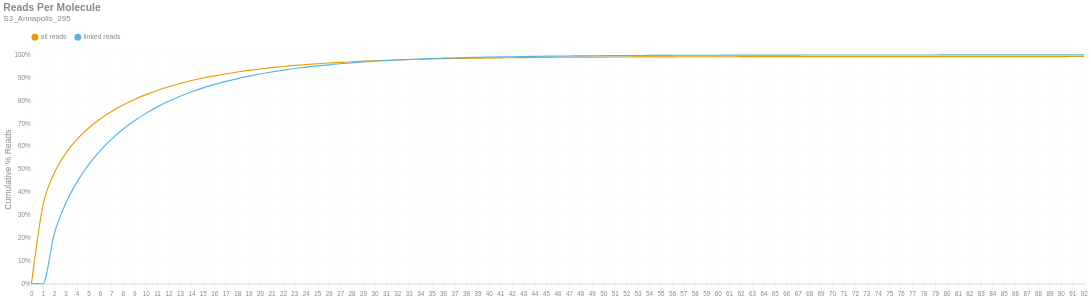

Notebook code for this chart:
### Markdown cell above
### Reads per Molecule
This chart shows the cumulative distribution of the number of reads per linked molecule. That is, how many alignments are associated with a unique molecule. This excludes the number of reads associated with invalid or absent linked-read barcodes. The `linked` histogram is the percentages recalculated when disregarding singletons.

### Code cell
if SKIPLR:
    print_html(f"Skipped")
else:
    counts = np.bincount(valids['reads'].cast(pl.Int64).to_numpy())
    weighted = counts * np.arange(len(counts))
    all_perc = weighted / n_reads
    linked_perc = weighted / n_linked_reads
    linked_perc[1] = 0
    binned_df = pl.DataFrame({
        'readsper': list(range(len(counts))),
        'all reads (cumsum)': np.cumsum(all_perc).tolist(),
        'linked reads (cumsum)': np.cumsum(linked_perc).tolist(),
    })

    with SafeRender(binned_df):
        (
            density_plot(binned_df, 'Reads Per Molecule', samplename, 'readspmol')
            .encode(
                x=alt.X('readsper:O', title=None).axis(labelAngle=0).scale(padding=0),
                y=alt.Y('value:Q', title='Cumulative % Reads').axis(format='%').stack(False),
                color=alt.Color("key:N").scale(domain=["all reads", "linked reads"]),
                tooltip=[
                    alt.Tooltip("key:N", title="Data Type"),
                    alt.Tooltip("readsper:O", title="Reads Per Molecule"),
                    alt.Tooltip("value:Q", format=".2%", title="% Reads (Cum.)")
                ]            
            )
        ).display()

### Figure 1 — Vega-Lite specification as saved in the notebook (floating-point values rounded to 4 significant figures)
{"width": "container", "height": 400, "config": {"title": {"anchor": "start", "dy": -15, "fontSize": 18, "color": "#888888", "subtitleColor": "#888888", "subtitleFontSize": 14}, "arc": {"fill": "#0072B2"}, "axis": {"domainColor": "#888888", "domainWidth": 0.5, "gridWidth": 0.2, "grid": false, "titleFontWeight": 400, "titleFontSize": 15, "labelFontSize": 11, "labelColor": "#888888", "tickColor": "#888888", "tickWidth": 0.2, "titleColor": "#888888"}, "axisBand": {"grid": false}, "axisX": {"grid": true, "tickSize": 10, "domainCap": "round"}, "axisY": {"domain": false, "grid": true, "tickSize": 0, "domainCap": "round"}, "background": "transparent", "header": {"labelFontSize": 15, "labelColor": "#888888", "titleFontSize": 15, "titleFontWeight": 600, "titleColor": "#888888"}, "legend": {"labelFont": "sans-serif", "labelFontSize": 12, "labelColor": "#888888", "symbolSize": 100, "symbolType": "circle", "titleFontSize": 12, "titlePadding": 10, "titleColor": "#888888", "title": null, "orient": "top"}, "range": {"category": ["#E69F00", "#56B4E9", "#009E73", "#F0E442", "#0072B2", "#D55E00", "#CC79A7", "#000000"], "diverging": ["#cfe8f3", "#a2d4ec", "#73bfe2", "#46abdb", "#1696d2", "#12719e"]}, "area": {"fill": "#0072B2", "fillOpacity": 0.7, "line": true, "strokeOpacity": 0.7}, "line": {"color": "#0072B2", "stroke": "#0072B2", "strokeWidth": 2}, "trail": {"color": "#0072B2", "stroke": "#0072B2", "strokeWidth": 0, "size": 1}, "point": {"filled": true, "fillOpacity": 1.0, "size": 95}, "text": {"color": "#888888", "fontSize": 11, "align": "right", "fontWeight": 400, "size": 11}, "bar": {"fill": "#0072B2", "stroke": null}, "view": {"stroke": null, "continuousWidth": 660, "continuousHeight": 400}}, "data": {"name": "data-3d8f3128ae0576016aba26f2105b71ae"}, "mark": {"type": "line", "interpolate": "monotone", "point": {"opacity": 0, "size": 275}}, "encoding": {"color": {"field": "key", "scale": {"domain": ["all reads", "linked reads"]}, "type": "nominal"}, "tooltip": [{"field": "key", "title": "Data Type", "type": "nominal"}, {"field": "readsper", "title": "Reads Per Molecule", "type": "ordinal"}, {"field": "value", "format": ".2%", "title": "% Reads (Cum.)", "type": "quantitative"}], "x": {"axis": {"labelAngle": 0}, "field": "readsper", "scale": {"padding": 0}, "title": null, "type": "ordinal"}, "y": {"axis": {"format": "%"}, "field": "value", "stack": false, "title": "Cumulative % Reads", "type": "quantitative"}}, "params": [{"name": "param_c36ac31b6afebe62", "select": {"type": "point", "fields": ["key"]}, "bind": "legend"}], "title": {"text": "Reads Per Molecule", "subtitle": "S3_Annapolis_295"}, "transform": [{"fold": ["all reads (cumsum)", "linked reads (cumsum)"]}, {"calculate": "replace(datum.key, ' (cumsum)', '')", "as": "key"}, {"filter": {"param": "param_c36ac31b6afebe62"}}], "usermeta": {"embedOptions": {"downloadFileName": "S3_Annapolis_295.readspmol"}}, "$schema": "https://vega.github.io/schema/vega-lite/v6.1.0.json", "datasets": {"data-3d8f3128ae0576016aba26f2105b71ae": [{"readsper": 0, "all reads (cumsum)": 0.0, "linked reads (cumsum)": 0.0}, {"readsper": 1, "all reads (cumsum)": 0.3411, "linked reads (cumsum)": 0.0}, {"readsper": 2, "all reads (cumsum)": 0.4838, "linked reads (cumsum)": 0.219}, {"readsper": 3, "all reads (cumsum)": 0.5703, "linked reads (cumsum)": 0.3516}, {"readsper": 4, "all reads (cumsum)": 0.632, "linked reads (cumsum)": 0.4463}, {"readsper": 5, "all reads (cumsum)": 0.6804, "linked reads (cumsum)": 0.5206}, {"readsper": 6, "all reads (cumsum)": 0.7198, "linked reads (cumsum)": 0.581}, {"readsper": 7, "all reads (cumsum)": 0.7529, "linked reads (cumsum)": 0.6318}, {"readsper": 8, "all reads (cumsum)": 0.7811, "linked reads (cumsum)": 0.6751}, {"readsper": 9, "all reads (cumsum)": 0.8053, "linked reads (cumsum)": 0.7122}, {"readsper": 10, "all reads (cumsum)": 0.8263, "linked reads (cumsum)": 0.7445}, {"readsper": 11, "all reads (cumsum)": 0.8448, "linked reads (cumsum)": 0.7729}, {"readsper": 12, "all reads (cumsum)": 0.861, "linked reads (cumsum)": 0.7977}, {"readsper": 13, "all reads (cumsum)": 0.8752, "linked reads (cumsum)": 0.8195}, {"readsper": 14, "all reads (cumsum)": 0.8879, "linked reads (cumsum)": 0.839}, {"readsper": 15, "all reads (cumsum)": 0.899, "linked reads (cumsum)": 0.856}, {"readsper": 16, "all reads (cumsum)": 0.9086, "linked reads (cumsum)": 0.8708}, {"readsper": 17, "all reads (cumsum)": 0.9176, "linked reads (cumsum)": 0.8845}, {"readsper": 18, "all reads (cumsum)": 0.9254, "linked reads (cumsum)": 0.8965}, {"readsper": 19, "all reads (cumsum)": 0.9323, "linked reads (cumsum)": 0.9071}, {"readsper": 20, "all reads (cumsum)": 0.9386, "linked reads (cumsum)": 0.9168}, {"readsper": 21, "all reads (cumsum)": 0.9443, "linked reads (cumsum)": 0.9255}, {"readsper": 22, "all reads (cumsum)": 0.9494, "linked reads (cumsum)": 0.9334}, {"readsper": 23, "all reads (cumsum)": 0.954, "linked reads (cumsum)": 0.9405}, {"readsper": 24, "all reads (cumsum)": 0.9579, "linked reads (cumsum)": 0.9464}, {"readsper": 25, "all reads (cumsum)": 0.9616, "linked reads (cumsum)": 0.952}, {"readsper": 26, "all reads (cumsum)": 0.9646, "linked reads (cumsum)": 0.9567}, {"readsper": 27, "all reads (cumsum)": 0.9676, "linked reads (cumsum)": 0.9613}, {"readsper": 28, "all reads (cumsum)": 0.9701, "linked reads (cumsum)": 0.9651}, {"readsper": 29, "all reads (cumsum)": 0.9727, "linked reads (cumsum)": 0.969}, {"readsper": 30, "all reads (cumsum)": 0.9747, "linked reads (cumsum)": 0.9722}, {"readsper": 31, "all reads (cumsum)": 0.9766, "linked reads (cumsum)": 0.9751}, {"readsper": 32, "all reads (cumsum)": 0.9784, "linked reads (cumsum)": 0.9778}, {"readsper": 33, "all reads (cumsum)": 0.9799, "linked reads (cumsum)": 0.9801}, {"readsper": 34, "all reads (cumsum)": 0.9812, "linked reads (cumsum)": 0.9821}, {"readsper": 35, "all reads (cumsum)": 0.9825, "linked reads (cumsum)": 0.9841}, {"readsper": 36, "all reads (cumsum)": 0.9835, "linked reads (cumsum)": 0.9856}, {"readsper": 37, "all reads (cumsum)": 0.9844, "linked reads (cumsum)": 0.987}, {"readsper": 38, "all reads (cumsum)": 0.9852, "linked reads (cumsum)": 0.9883}, {"readsper": 39, "all reads (cumsum)": 0.9859, "linked reads (cumsum)": 0.9893}, {"readsper": 40, "all reads (cumsum)": 0.9866, "linked reads (cumsum)": 0.9904}, {"readsper": 41, "all reads (cumsum)": 0.9873, "linked reads (cumsum)": 0.9914}, {"readsper": 42, "all reads (cumsum)": 0.9877, "linked reads (cumsum)": 0.9921}, {"readsper": 43, "all reads (cumsum)": 0.9884, "linked reads (cumsum)": 0.9931}, {"readsper": 44, "all reads (cumsum)": 0.9889, "linked reads (cumsum)": 0.9939}, {"readsper": 45, "all reads (cumsum)": 0.9892, "linked reads (cumsum)": 0.9944}, {"readsper": 46, "all reads (cumsum)": 0.9896, "linked reads (cumsum)": 0.995}, {"readsper": 47, "all reads (cumsum)": 0.9899, "linked reads (cumsum)": 0.9955}, {"readsper": 48, "all reads (cumsum)": 0.9901, "linked reads (cumsum)": 0.9958}, {"readsper": 49, "all reads (cumsum)": 0.9903, "linked reads (cumsum)": 0.9961}, {"readsper": 50, "all reads (cumsum)": 0.9906, "linked reads (cumsum)": 0.9966}, {"readsper": 51, "all reads (cumsum)": 0.9908, "linked reads (cumsum)": 0.9969}, {"readsper": 52, "all reads (cumsum)": 0.991, "linked reads (cumsum)": 0.9972}, {"readsper": 53, "all reads (cumsum)": 0.9912, "linked reads (cumsum)": 0.9975}, {"readsper": 54, "all reads (cumsum)": 0.9914, "linked reads (cumsum)": 0.9978}, {"readsper": 55, "all reads (cumsum)": 0.9915, "linked reads (cumsum)": 0.998}, {"readsper": 56, "all reads (cumsum)": 0.9917, "linked reads (cumsum)": 0.9983}, {"readsper": 57, "all reads (cumsum)": 0.9918, "linked reads (cumsum)": 0.9984}, {"readsper": 58, "all reads (cumsum)": 0.9919, "linked reads (cumsum)": 0.9986}, {"readsper": 59, "all reads (cumsum)": 0.992, "linked reads (cumsum)": 0.9986}, {"readsper": 60, "all reads (cumsum)": 0.992, "linked reads (cumsum)": 0.9988}, {"readsper": 61, "all reads (cumsum)": 0.9921, "linked reads (cumsum)": 0.9989}, {"readsper": 62, "all reads (cumsum)": 0.9922, "linked reads (cumsum)": 0.999}, {"readsper": 63, "all reads (cumsum)": 0.9923, "linked reads (cumsum)": 0.9991}, {"readsper": 64, "all reads (cumsum)": 0.9923, "linked reads (cumsum)": 0.9992}, {"readsper": 65, "all reads (cumsum)": 0.9924, "linked reads (cumsum)": 0.9993}, {"readsper": 66, "all reads (cumsum)": 0.9924, "linked reads (cumsum)": 0.9993}, {"readsper": 67, "all reads (cumsum)": 0.9924, "linked reads (cumsum)": 0.9994}, {"readsper": 68, "all reads (cumsum)": 0.9925, "linked reads (cumsum)": 0.9994}, {"readsper": 69, "all reads (cumsum)": 0.9925, "linked reads (cumsum)": 0.9995}, {"readsper": 70, "all reads (cumsum)": 0.9925, "linked reads (cumsum)": 0.9995}, {"readsper": 71, "all reads (cumsum)": 0.9926, "linked reads (cumsum)": 0.9996}, {"readsper": 72, "all reads (cumsum)": 0.9926, "linked reads (cumsum)": 0.9996}, {"readsper": 73, "all reads (cumsum)": 0.9926, "linked reads (cumsum)": 0.9996}, {"readsper": 74, "all reads (cumsum)": 0.9926, "linked reads (cumsum)": 0.9997}, {"readsper": 75, "all reads (cumsum)": 0.9926, "linked reads (cumsum)": 0.9997}, {"readsper": 76, "all reads (cumsum)": 0.9927, "linked reads (cumsum)": 0.9997}, {"readsper": 77, "all reads (cumsum)": 0.9927, "linked reads (cumsum)": 0.9997}, {"readsper": 78, "all reads (cumsum)": 0.9927, "linked reads (cumsum)": 0.9998}, {"readsper": 79, "all reads (cumsum)": 0.9927, "linked reads (cumsum)": 0.9998}, {"readsper": 80, "all reads (cumsum)": 0.9928, "linked reads (cumsum)": 0.9999}, {"readsper": 81, "all reads (cumsum)": 0.9928, "linked reads (cumsum)": 0.9999}, {"readsper": 82, "all reads (cumsum)": 0.9928, "linked reads (cumsum)": 0.9999}, {"readsper": 83, "all reads (cumsum)": 0.9928, "linked reads (cumsum)": 0.9999}, {"readsper": 84, "all reads (cumsum)": 0.9928, "linked reads (cumsum)": 0.9999}, {"readsper": 85, "all reads (cumsum)": 0.9928, "linked reads (cumsum)": 0.9999}, {"readsper": 86, "all reads (cumsum)": 0.9928, "linked reads (cumsum)": 0.9999}, {"readsper": 87, "all reads (cumsum)": 0.9928, "linked reads (cumsum)": 0.9999}, {"readsper": 88, "all reads (cumsum)": 0.9928, "linked reads (cumsum)": 0.9999}, {"readsper": 89, "all reads (cumsum)": 0.9928, "linked reads (cumsum)": 0.9999}, {"readsper": 90, "all reads (cumsum)": 0.9928, "linked reads (cumsum)": 1.0}, {"readsper": 91, "all reads (cumsum)": 0.9928, "linked reads (cumsum)": 1.0}, {"readsper": 92, "all reads (cumsum)": 0.9928, "linked reads (cumsum)": 1.0}]}}
